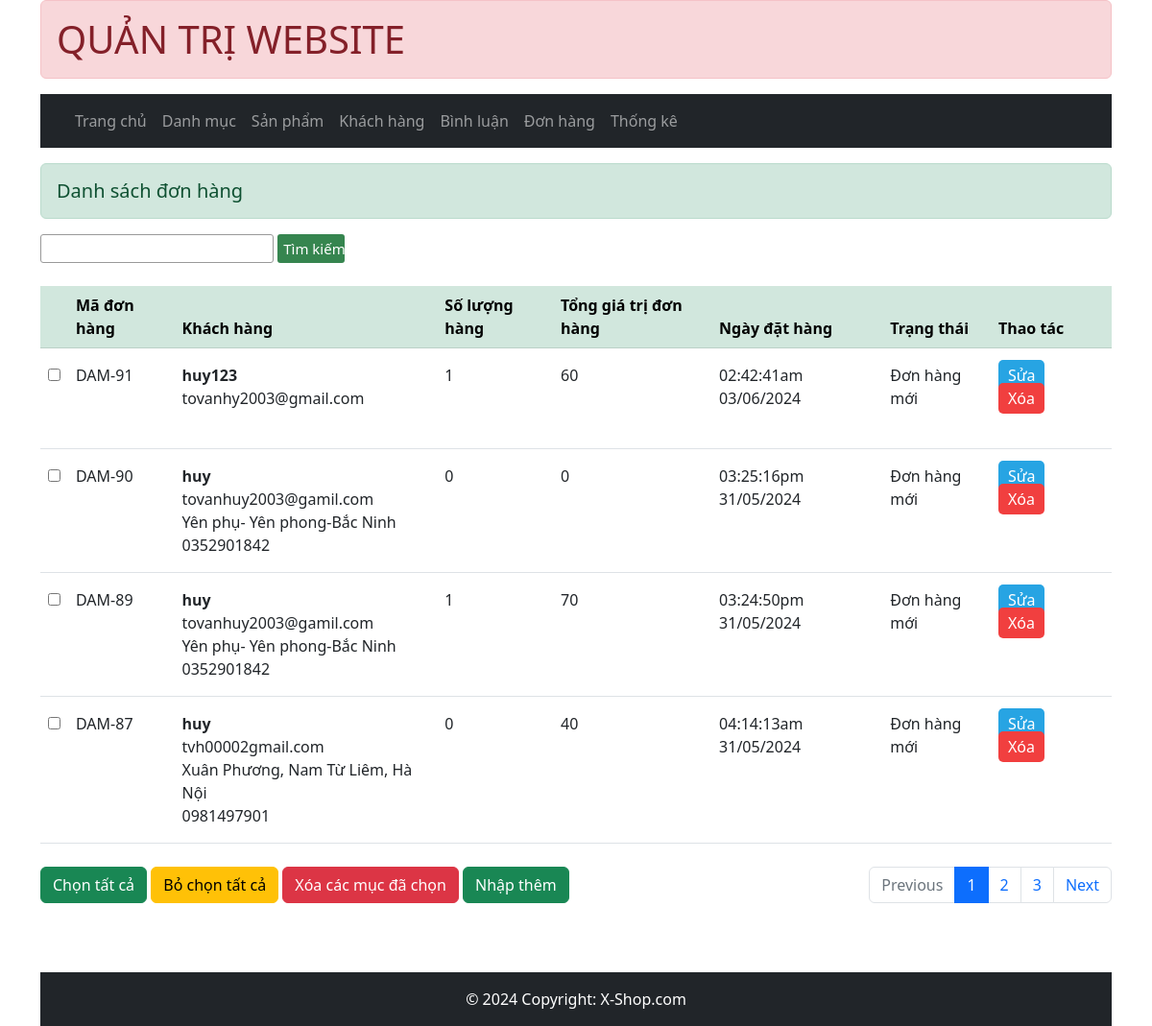
/admin/index.php?act=dsdh, run on the app's committed database.
### tables this page shows
CREATE TABLE `hoa_don` (
  `id` int(11) NOT NULL,
  `iduser` int(11) NOT NULL DEFAULT '0',
  `user` varchar(255) NOT NULL,
  `diachi` varchar(255) NOT NULL,
  `sdt` varchar(50) NOT NULL,
  `email` varchar(100) NOT NULL,
  `pttt` tinyint(1) NOT NULL DEFAULT '1' COMMENT '1.Thanh toán khi nhận hàng 2.Chuyển khoản ngân hàng 3.Thanh toán online',
  `ngaydathang` varchar(50) DEFAULT NULL,
  `tongdonhang` int(11) NOT NULL DEFAULT '0',
  `trangthai` tinyint(1) NOT NULL DEFAULT '0' COMMENT '0.Đơn hàng mới 1.Đang xử lý 2.Đang giao hàng 3.Đã giao hàng',
  `tennhan` varchar(255) DEFAULT NULL,
  `diachinhan` varchar(255) DEFAULT NULL,
  `sdtnhan` varchar(255) DEFAULT NULL
);

### model/pdo.php (called while the page is built, shortened)
<?php
function pdo_get_connection(){
    $dburl = "mysql:host=127.0.0.1;dbname=x-shop;charset=utf8";
    $username = 'root';
    $password = '12345678';
    $conn = new PDO($dburl, $username, $password);
    $conn->setAttribute(PDO::ATTR_ERRMODE, PDO::ERRMODE_EXCEPTION);
    return $conn;
}
function pdo_query($sql){
    $sql_args = array_slice(func_get_args(), 1);
    try{
        $conn = pdo_get_connection();
        $stmt = $conn->prepare($sql);
        $stmt->execute($sql_args);
        $rows = $stmt->fetchAll();
        return $rows;
    }
    catch(PDOException $e){
        throw $e;
    }
    finally{
        unset($conn);
    }
}

### model/cart.php (called while the page is built, shortened)
<?php
function loadall_cart_count($idbill)
{
    $sql = "SELECT * FROM gio_hang WHERE idbill=" . $idbill;
    $bill = pdo_query($sql);
    return count($bill);
}
function loadall_bill_kyw($kyw = "", $iduser = 0)
{
    $sql = "SELECT * FROM hoa_don WHERE 1";
    $sql .= " ORDER BY id DESC";
    $listbill = pdo_query($sql);
    return $listbill;
}
function get_ttdh($kttt)
{
    switch ($kttt) {
        case '0':
            $tt = "Đơn hàng mới";
            break;
    }
    return $tt;
}

### admin/donhang/list.php (the view)
<article>
  <h5 class="alert alert-success mt-3">Danh sách đơn hàng</h5>
  <div class="filter">
    <form action="./index.php?act=dsdh" method="post">
      <input type="text" name="kyw" style="border: 1px solid #999; border-radius: 3px; outline: none; padding: 2px 0px 2px 10px;">
       <input type="submit" value="Tìm kiếm" name="timbill" style="background-color: #36854f; border: none; font-size: 15px; color: #ffff; width: 70px; height: 30px; border-radius: 3px;">
    </form>
  </div>
  <table class="table mt-4 mb-4">
    <thead class="table-success">
      <tr>
        <th></th>
        <th>Mã đơn hàng</th>
        <th>Khách hàng</th>
        <th>Số lượng hàng</th>
        <th>Tổng giá trị đơn hàng</th>
        <th>Ngày đặt hàng</th>
        <th>Trạng thái</th>
        <th>Thao tác</th>
      </tr>
    </thead>
    <tbody>
      <?php foreach ($listbill as $bill) {
        extract($bill);
        $xoabill = "index.php?act=xoabill&id=".$id;
        $kh = '
                  <span class="fw-semibold">' . $user . '</span><br>
                  ' . $email . ' <br>
                  ' . $diachi . ' <br>
                  ' . $sdt . '
                ';
                $countsp = loadall_cart_count($bill['id']);
                $ttdh = get_ttdh($bill['trangthai']);
        echo '   <tr>
          <td class="pb-3 pt-3"><input type="checkbox" name="" id=""></td>
          <td class="pb-3 pt-3">DAM-' . $id . '</td>
          <td class="pb-3 pt-3">'.$kh.'</td>
          <td class="pb-3 pt-3">'.$countsp.'</td>
          <td class="pb-3 pt-3">'.$tongdonhang.'</td>
          <td class="pb-3 pt-3">'.$ngaydathang.'</td>
          <td class="pb-3 pt-3">'.$ttdh.'</td>
          <td class="td-opt pb-3 pt-3">
              <a href="" class="btn-edit">Sửa</a>
              <a href="'.$xoabill.'" class="btn-delete">Xóa</a>
          </td>
          </tr>';
      }
      ?>
    </tbody>
  </table>
  <div class="wrap-btn" style="display: flex; justify-content: space-between">
    <div class="form-group pb-4">
      <input type="button" class="btn btn-success" value="Chọn tất cả">
      <input type="button" class="btn btn-warning" value="Bỏ chọn tất cả">
      <input type="button" class="btn btn-danger" value="Xóa các mục đã chọn">
      <input type="button" class="btn btn-success" value="Nhập thêm">
    </div>
    <nav aria-label="...">
      <ul class="pagination">
        <li class="page-item disabled">
          <span class="page-link">Previous</span>
        </li>
        <li class="page-item active"><a class="page-link" href="#">1</a></li>
        <li class="page-item " aria-current="page">
          <span class="page-link">2</span>
        </li>
        <li class="page-item"><a class="page-link" href="#">3</a></li>
        <li class="page-item">
          <a class="page-link" href="#">Next</a>
        </li>
      </ul>
    </nav>
  </div>
</article>

### view/css/style.css (style rules this page uses)
.td-opt > a { text-decoration: none; transition: all 0.4s ease; color: #ffff; }
.btn-edit { padding: 5px 10px; background-color: #27a4e3; margin-right: 10px; border-radius: 5px; }
.btn-delete { text-decoration: none; color: white; padding: 5px 10px; background-color: #f13f3f; margin-right: 10px; border-radius: 5px; transition: all .4s ; }

### data on the page
hoa_don: id "91", user "huy123", email "tovanhy2003@gmail.com", countsp "1", tongdonhang "60", ngaydathang "02:42:41am 03/06/2024", trangthai "Đơn hàng mới"
hoa_don: id "90", user "huy", email "tovanhuy2003@gamil.com", diachi "Yên phụ- Yên phong-Bắc Ninh", sdt "0352901842", countsp "0", tongdonhang "0", ngaydathang "03:25:16pm 31/05/2024", trangthai "Đơn hàng mới"
hoa_don: id "89", user "huy", email "tovanhuy2003@gamil.com", diachi "Yên phụ- Yên phong-Bắc Ninh", sdt "0352901842", countsp "1", tongdonhang "70", ngaydathang "03:24:50pm 31/05/2024", trangthai "Đơn hàng mới"
hoa_don: id "87", user "huy", email "tvh00002gmail.com", diachi "Xuân Phương, Nam Từ Liêm, Hà Nội", sdt "0981497901", countsp "0", tongdonhang "40", ngaydathang "04:14:13am 31/05/2024", trangthai "Đơn hàng mới"
